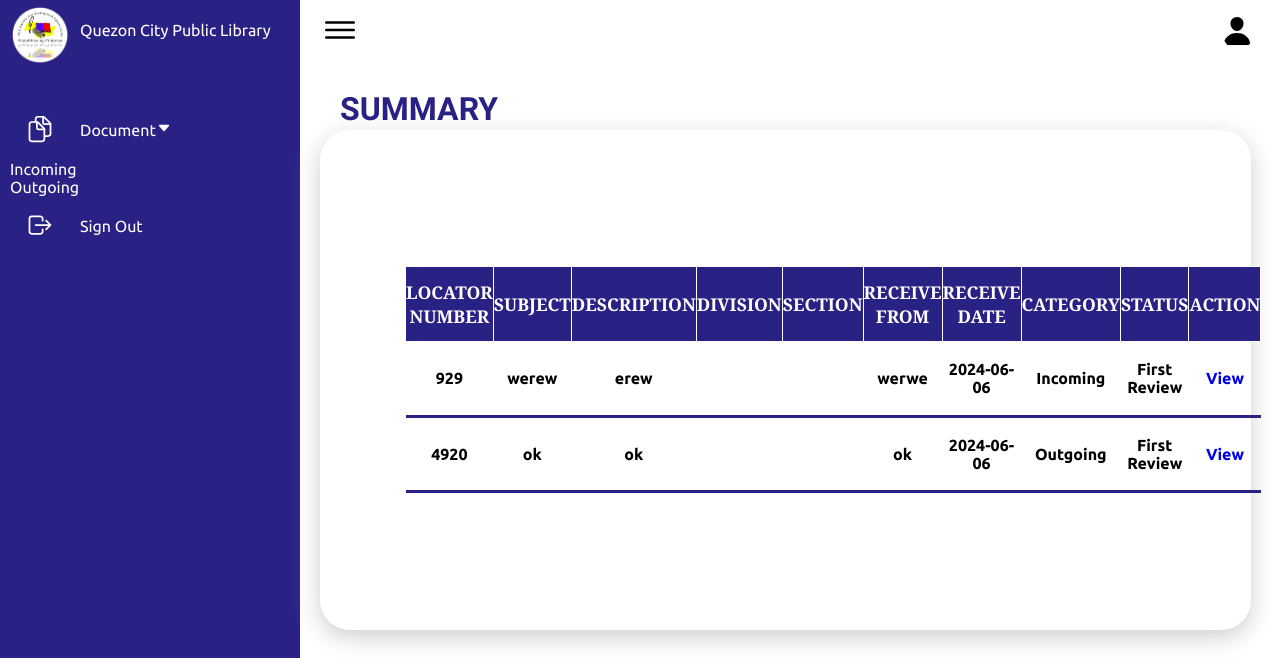
Before: /Frontend/Dashboard/boss2account.php with the older database file.
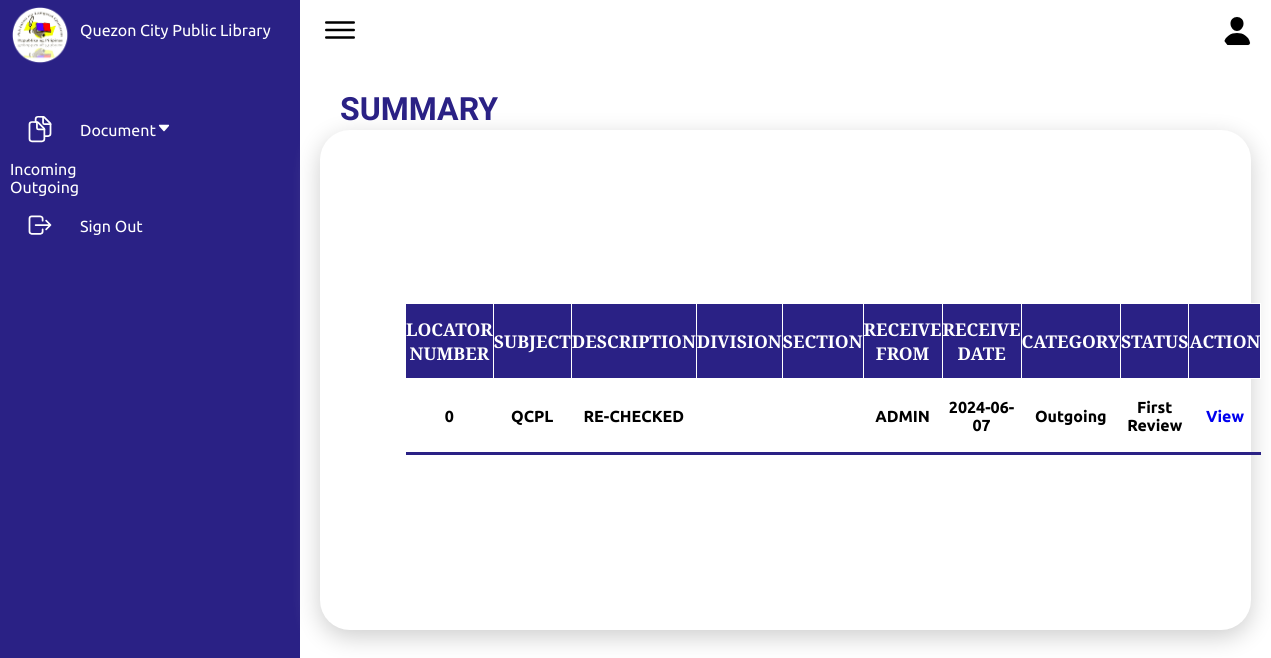
After: the same page with the newer database file.
### tables this page shows
CREATE TABLE `fileupload` (
  `id` int(11) NOT NULL,
  `file_name` varchar(255) NOT NULL,
  `division` varchar(255) DEFAULT NULL,
  `section` varchar(255) DEFAULT NULL,
  `category` enum('Incoming','Outgoing','','') DEFAULT NULL,
  `locator_num` varchar(255) DEFAULT NULL,
  `received_date` date DEFAULT NULL,
  `received_from` varchar(255) DEFAULT NULL,
  `subject` varchar(255) DEFAULT NULL,
  `description` text DEFAULT NULL,
  `type` varchar(100) DEFAULT NULL,
  `file_path` varchar(255) NOT NULL,
  `proofreader_comment` varchar(255) NOT NULL,
  `boss2_comment` varchar(255) NOT NULL,
  `boss1_comment` varchar(255) NOT NULL,
  `status` varchar(255) NOT NULL
);

### Frontend/Dashboard/boss2account.php (the view, shortened to what this page needs)
<!DOCTYPE html>
<html lang="en">
<head>
    <link rel="stylesheet" href="boss2account.css">
</head>
<body>
    <div class="container">
        <div class="navigation">
            <ul>
                <li>
                    <a href="#">
                        <span class="img">
                            <img src="imgs/logo.png">
                        </span>
                        <span class="title">Quezon City Public Library</span>
                    </a>
                </li>
                <li>
                    <a href="#">
                        <span class="icon">
                            <ion-icon name="documents-outline"></ion-icon>
                        </span>
                        <span class="title">Document<ion-icon id="dash_down_btn" name="caret-down-outline"></ion-icon</span>
                        <li class="sub_dash"><a href="boss2incoming.php">Incoming</a></li>
                         <li class="sub_dash"><a href="boss2outgoing.php">Outgoing</a></li>
                    </a>
                </li>
                <li>
                    <a href="/qcpl/Backend/logout.php">
                        <span class="icon">
                            <ion-icon name="log-out-outline"></ion-icon>
                        </span>
                        <span class="title">Sign Out</span>
                    </a>
                </li>
            </ul>
        </div>
        <div class="main">
            <div class="topbar">
                <div class="toggle">
                    <ion-icon name="menu-outline"></ion-icon>
                </div>
                <div class="user">
                    <span class="icon">
                        <ion-icon name="person"></ion-icon>
                    </span>
                </div>
            </div>
            <div class="details">
                <div class="upload">
                    <div class="cardHeader">
                    <h2> SUMMARY </h2>
                     </div>
                        <div class="sum_tb">
                        <table aria-describedby="tableDescription">
                        <?php
$server = "localhost";
$username = "root";
$password = "";
$db = "qcpl";
$conn = new mysqli($server, $username, $password, $db);
$rowsPerPage = 4;
$page = isset($_GET['page']) ? intval($_GET['page']) : 1;
$offset = ($page - 1) * $rowsPerPage;
$sql = "SELECT * FROM fileupload WHERE status ='First Review' LIMIT ? OFFSET ?";
$stmt = $conn->prepare($sql);
$stmt->bind_param("ii", $rowsPerPage, $offset);
$stmt->execute();
$result = $stmt->get_result();
if ($result->num_rows > 0) {
    echo "<table>";
    echo "<tr><th>Locator Number</th><th>Subject</th><th>Description</th><th>Division</th><th>Section</th><th>Receive From</th><th>Receive Date</th><th>Category</th><th>Status</th><th>Action</th></tr>";
    while ($row = $result->fetch_assoc()) {
        echo "<tr>";
        echo "<td><center>" . $row["locator_num"] . "</td>";
        echo "<td><center>" . $row["subject"] . "</td>";
        echo "<td><center>" . $row["description"] . "</td>";
        echo "<td><center>" . $row["division"] . "</td>";
        echo "<td><center>" . $row["section"] . "</td>";
        echo "<td><center>" . $row["received_from"] . "</td>";
        echo "<td><center>" . $row["received_date"] . "</td>";
        echo "<td><center>" . $row["category"] . "</td>";
        echo "<td><center>" . $row["status"] . "</td>";
        echo "<td>" ."<center>". "<a href='boss2accountlocator.php?locator_num=" . htmlspecialchars($row["locator_num"]) . "' target='_self'>View</a></td>";
        echo "</tr>";
    }
    echo "</table>";
} else {
    echo "<p>No Approved Document.</p>";
}
?>
</div>
  </div>
</body>
</html>

Changed rows visible on the page:
removed fileupload: locator_num "929", subject "werew", description "erew", received_from "werwe", received_date "2024-06-06", category "Incoming", status "First Review"
removed fileupload: locator_num "4920", subject "ok", description "ok", received_from "ok", received_date "2024-06-06", category "Outgoing", status "First Review"
added fileupload: locator_num "0", subject "QCPL", description "RE-CHECKED", received_from "ADMIN", received_date "2024-06-07", category "Outgoing", status "First Review"
